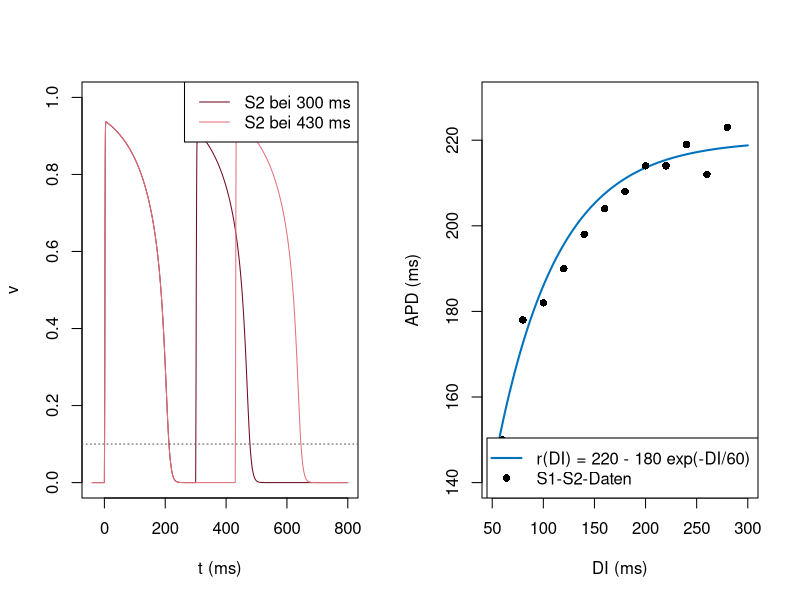

Write the R code that produced this figure.
# Abb. 1.39: S1-S2-Protokoll und Restitutionskurve (Buch, Abschnitt 1.6, Gl. 1.48)
# links: nach periodischer Anregung (S1, PCL = 400 ms) folgt ein Reiz S2 nach kürzerem bzw. längerem Abstand
# rechts: gemessene Paare (DI, APD) und Restitutionskurve r(DI) = 220 - 180 exp(-DI/60)
# (c) 2026 Philipp Kügler · Programm zum Buch „Dynamische Systeme in den Lebenswissenschaften“ · MIT-Lizenz (siehe LICENSE)
tin <- 0.3; tout <- 6; topen <- 100; tclose <- 115; vgate <- 0.13; vref <- 0.1; dt <- 0.01
farben <- c(rgb(0.43, 0.04, 0.12), rgb(0.89, 0.44, 0.49))
par(mfrow = c(1, 2))
plot(NULL, xlim = c(-40, 800), ylim = c(0, 1), xlab = "t (ms)", ylab = "v")
for (p in 1:2) {
  tS2 <- c(300, 430)[p]
  reize <- c(0, 400, 800, 800 + tS2)
  t <- (0:159999) * dt; v <- numeric(length(t)); vv <- 0; h <- 1
  for (i in 2:length(t)) {
    J <- 0.2 * any(reize <= t[i] & t[i] < reize + 2)
    dv <- h * vv^2 * (1 - vv) / tin - vv / tout + J
    dh <- if (vv < vgate) (1 - h) / topen else -h / tclose
    vv <- vv + dt * dv; h <- h + dt * dh; v[i] <- vv
  }
  m <- t >= 760
  lines(t[m] - 800, v[m], col = farben[p])
  kreuz <- t[which(diff(sign(v - vref)) != 0)] - 800
  ende_s1 <- kreuz[kreuz > 50 & kreuz < tS2][1]         # Ende des letzten S1-Aktionspotentials
  ende_s2 <- kreuz[kreuz > tS2 + 20][1]                 # Ende des S2-Aktionspotentials
  cat(sprintf("S2 bei %d ms:  DI = %.1f ms,  APD = %.1f ms\n", tS2, tS2 - ende_s1, ende_s2 - tS2))
}
abline(h = vref, lty = 3, col = "grey35")
legend("topright", legend = c("S2 bei 300 ms", "S2 bei 430 ms"), col = farben, lwd = 1)

r <- function(DI) 220 - 180 * exp(-DI / 60)
daten <- rbind(c(60, 150), c(80, 178), c(100, 182), c(120, 190), c(140, 198), c(160, 204), c(180, 208),
               c(200, 214), c(220, 214), c(240, 219), c(260, 212), c(280, 223))   # (DI, APD) in ms
DI <- seq(50, 300, length.out = 300)
plot(DI, r(DI), type = "l", col = rgb(0, 0.447, 0.741), lwd = 2, xlab = "DI (ms)", ylab = "APD (ms)", ylim = c(140, 230))
points(daten[, 1], daten[, 2], pch = 16)
legend("bottomright", legend = c("r(DI) = 220 - 180 exp(-DI/60)", "S1-S2-Daten"), col = c(rgb(0, 0.447, 0.741), "black"),
       lwd = c(2, NA), pch = c(NA, 16))
